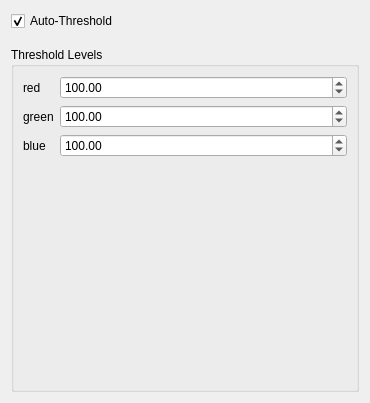
           <widget class="QWidget" name="threshPage">
            <property name="geometry">
             <rect>
              <x>0</x>
              <y>0</y>
              <width>370</width>
              <height>403</height>
             </rect>
            </property>
            <attribute name="label">
             <string>Thresholding</string>
            </attribute>
            <layout class="QVBoxLayout" name="verticalLayout_4">
             <item>
              <widget class="QCheckBox" name="autothreshCheckBox">
               <property name="text">
                <string>Auto-Threshold</string>
               </property>
               <property name="checked">
                <bool>true</bool>
               </property>
              </widget>
             </item>
             <item>
              <spacer name="verticalSpacer_2">
               <property name="orientation">
                <enum>Qt::Vertical</enum>
               </property>
               <property name="sizeType">
                <enum>QSizePolicy::Fixed</enum>
               </property>
               <property name="sizeHint" stdset="0">
                <size>
                 <width>20</width>
                 <height>10</height>
                </size>
               </property>
              </spacer>
             </item>
             <item>
              <widget class="QGroupBox" name="groupBox_2">
               <property name="title">
                <string>Threshold Levels</string>
               </property>
               <layout class="QFormLayout" name="formLayout">
                <property name="formAlignment">
                 <set>Qt::AlignLeading|Qt::AlignLeft|Qt::AlignTop</set>
                </property>
                <item row="3" column="1">
                 <widget class="QDoubleSpinBox" name="greenThreshSpinBox">
                  <property name="maximum">
                   <double>255.990000000000009</double>
                  </property>
                  <property name="singleStep">
                   <double>10.000000000000000</double>
                  </property>
                  <property name="value">
                   <double>100.000000000000000</double>
                  </property>
                 </widget>
                </item>
                <item row="3" column="0">
                 <widget class="QLabel" name="label_7">
                  <property name="text">
                   <string>green</string>
                  </property>
                 </widget>
                </item>
                <item row="2" column="1">
                 <widget class="QDoubleSpinBox" name="redThreshSpinBox">
                  <property name="maximum">
                   <double>255.990000000000009</double>
                  </property>
                  <property name="singleStep">
                   <double>10.000000000000000</double>
                  </property>
                  <property name="value">
                   <double>100.000000000000000</double>
                  </property>
                 </widget>
                </item>
                <item row="2" column="0">
                 <widget class="QLabel" name="label_18">
                  <property name="text">
                   <string>red</string>
                  </property>
                 </widget>
                </item>
                <item row="4" column="0">
                 <widget class="QLabel" name="label_21">
                  <property name="text">
                   <string>blue</string>
                  </property>
                 </widget>
                </item>
                <item row="4" column="1">
                 <widget class="QDoubleSpinBox" name="blueThreshSpinBox">
                  <property name="maximum">
                   <double>255.990000000000009</double>
                  </property>
                  <property name="singleStep">
                   <double>10.000000000000000</double>
                  </property>
                  <property name="value">
                   <double>100.000000000000000</double>
                  </property>
                 </widget>
                </item>
               </layout>
              </widget>
             </item>
            </layout>
           </widget>
